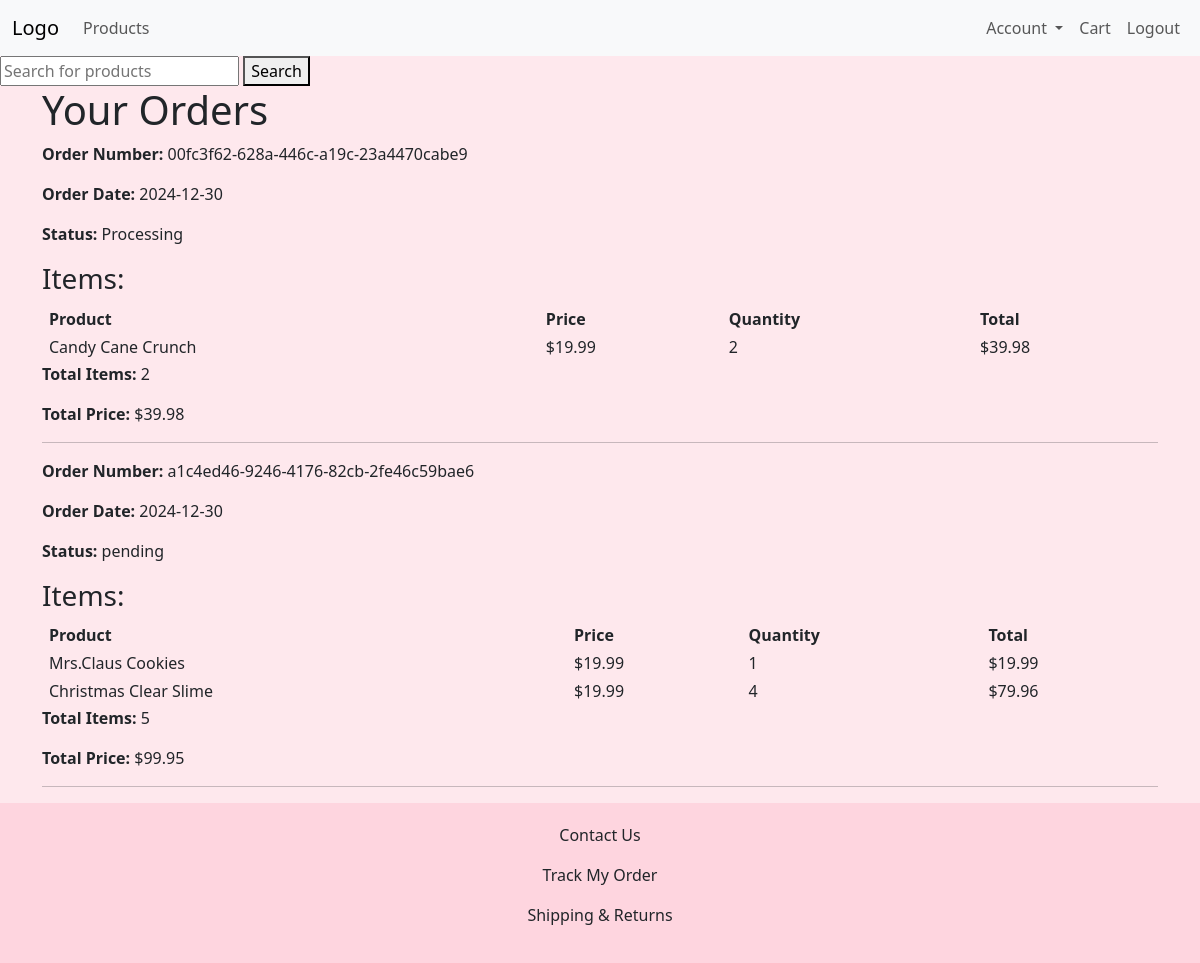
/orders (signed in), run on an earlier commit of the app's database.
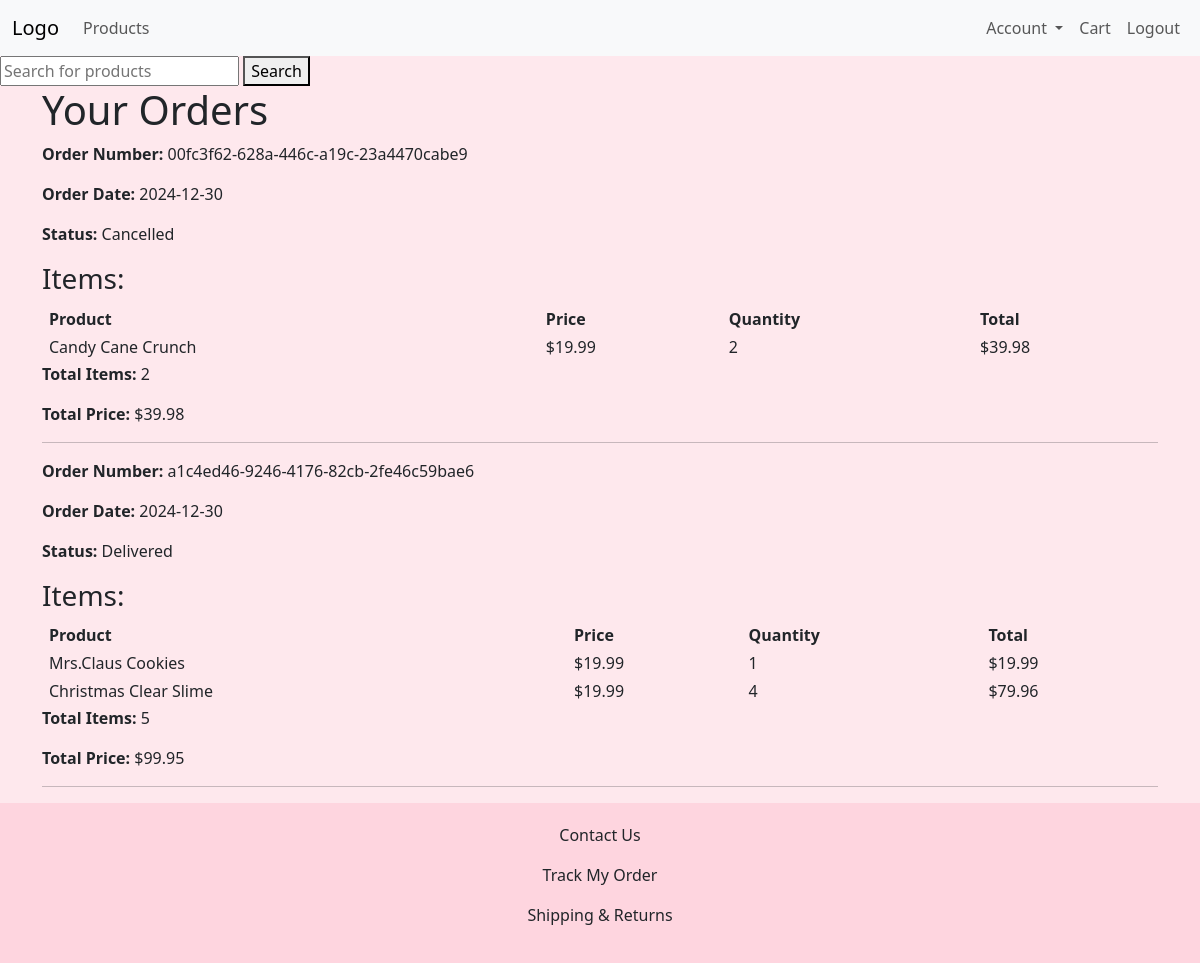
And on a later commit of the database.
### models.py (models this page shows, shortened)
class Order(db.Model):
    __tablename__ = 'orders'  # Define table name in the database
    id = db.Column(db.Integer, primary_key=True)  # Primary key for order
    user_id = db.Column(db.Integer, db.ForeignKey('users.id', name='fk_user_order'), nullable=False)
    order_date = db.Column(db.Date, default=lambda: datetime.now(pytz.timezone('America/New_York')).date())  # Date of the order
    total_price = db.Column(db.Float, nullable=False)  # Total price for the order
    total_items = db.Column(db.Integer, nullable=False, default=0)  # Total items in the order
    status = db.Column(db.String(20), default='pending')  # Order status (e.g., pending, shipped)
    order_number = db.Column(db.String(36), unique=True, nullable=False)  # UUID for unique order number
    user = db.relationship('User', back_populates='orders')
    items = db.relationship('OrderItem', back_populates='order')

### app.py (the view)
@app.route("/orders")
@login_required
def view_orders():
    orders = Order.query.filter_by(user_id=current_user.id).order_by(Order.order_date.desc()).all()
    return render_template("orders_comfirmation.html", orders=orders)

### app.py (called while the page is built)
@login_manager.user_loader
def load_user(user_id):
    return User.query.get(int(user_id))

### models.py (called while the page is built)
    @property
    def full_name(self):
        return f"{self.first_name} {self.last_name}"

### templates/orders_comfirmation.html (shortened to what this page needs)
{% extends "layout.html" %}
{% block body %}
    <div class="container">
        <h1>Your Orders</h1>
        {% if orders %}
            {% for order in orders %}
            <div class="order-summary">
                <p><strong>Order Number:</strong> {{ order.order_number }}</p>
                <p><strong>Order Date:</strong> {{ order.order_date }}</p>
                <p><strong>Status:</strong> {{ order.status }}</p>
                <h3>Items:</h3>
                <table>
                    <thead>
                        <tr>
                            <th>Product</th>
                            <th>Price</th>
                            <th>Quantity</th>
                            <th>Total</th>
                        </tr>
                    </thead>
                    <tbody>
                        {% for item in order.items %}
                        <tr>
                            <td>{{ item.product.name }}</td>
                            <td>${{ "%.2f" | format(item.price_at_purchase) }}</td>
                            <td>{{ item.quantity }}</td>
                            <td>${{ "%.2f" | format(item.price_at_purchase * item.quantity) }}</td>
                        </tr>
                        {% endfor %}
                    </tbody>
                </table>
                <p><strong>Total Items:</strong> {{ order.total_items }}</p>
                <p><strong>Total Price:</strong> ${{ "%.2f" | format(order.total_price) }}</p>
            </div>
            <hr>
            {% endfor %}
        {% else %}
            <p>You have no orders at the moment.</p>
        {% endif %}
    </div>
{% endblock %}

What changed in the data, as far as the page shows it:
changed Order "00fc3f62-628a-446c-a19c-23a4470cabe9": status "Processing" → "Cancelled"
changed Order "a1c4ed46-9246-4176-82cb-2fe46c59bae6": status "pending" → "Delivered"
